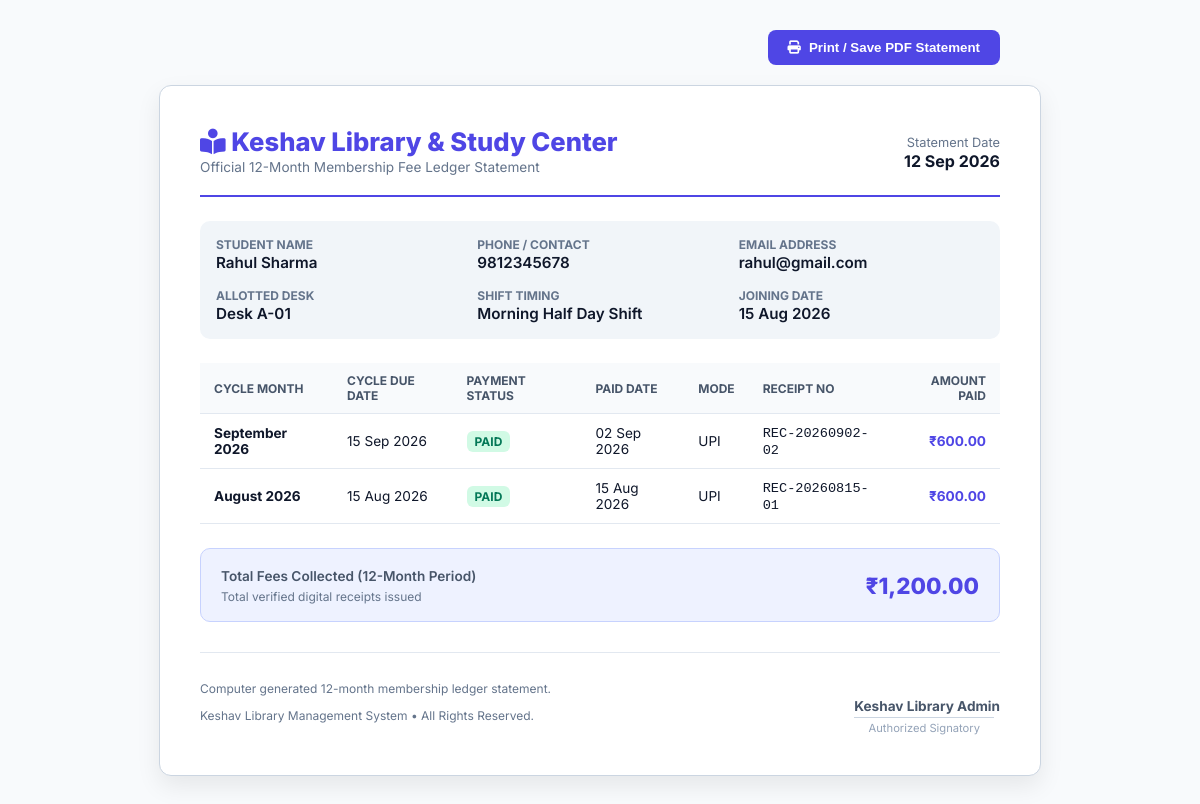
/receipt_statement.php (signed in), run on the app's committed database.
### tables this page shows
CREATE TABLE fee_payments (
        id INTEGER PRIMARY KEY AUTOINCREMENT,
        allocation_id INTEGER NOT NULL,
        user_id INTEGER NOT NULL,
        month_year TEXT NOT NULL, -- e.g., '2026-09'
        amount REAL NOT NULL,
        due_date DATE NOT NULL,
        paid_date DATE,
        payment_status TEXT NOT NULL DEFAULT 'pending', -- 'paid', 'pending', 'overdue'
        payment_mode TEXT, -- 'Cash', 'UPI', 'NetBanking', 'Card'
        receipt_no TEXT UNIQUE,
        remarks TEXT,
        created_at DATETIME DEFAULT CURRENT_TIMESTAMP,
        FOREIGN KEY (allocation_id) REFERENCES allocations(id) ON DELETE CASCADE,
        FOREIGN KEY (user_id) REFERENCES users(id) ON DELETE CASCADE
    );

### config/auth.php (called while the page is built, shortened)
<?php
function format_date($date_str) {
    return date('d M Y', strtotime($date_str));
}
?>

### receipt_statement.php (the view, shortened to what this page needs)
<?php
require_once __DIR__ . '/config/auth.php';
$student_id = (int)($_GET['user_id'] ?? 0);
if (isset($_SESSION['user_id'])) {
    $curr_user = current_user();
    if (!$student_id && $curr_user['role'] === 'student') {
        $student_id = $curr_user['id'];
    }
}
$stmt_stu = $pdo->prepare("
    SELECT u.*, a.id as allocation_id, a.start_date, s.seat_number, s.row_label, sh.name as shift_name, sh.fee_amount
    FROM users u
    LEFT JOIN allocations a ON u.id = a.user_id AND a.status = 'active'
    LEFT JOIN seats s ON a.seat_id = s.id
    LEFT JOIN shifts sh ON a.shift_id = sh.id
    WHERE u.id = ?
");
$stmt_stu->execute([$student_id]);
$student = $stmt_stu->fetch();
$stmt_pay = $pdo->prepare("
    SELECT fp.*
    FROM fee_payments fp
    WHERE fp.user_id = ?
    ORDER BY fp.due_date DESC, fp.id DESC
    LIMIT 12
");
$stmt_pay->execute([$student_id]);
$payments = $stmt_pay->fetchAll();
$total_paid = 0;
foreach ($payments as $p) {
    if ($p['payment_status'] === 'paid') {
        $total_paid += (float)$p['amount'];
    }
}
?>
<!DOCTYPE html>
<html lang="en">
<head>
    <link rel="stylesheet" href="https://cdnjs.cloudflare.com/ajax/libs/font-awesome/6.4.0/css/all.min.css">
</head>
<body>
    <div style="max-width: 800px; margin: 0 auto 20px auto; text-align: right;" class="no-print">
        <button onclick="window.print()" class="btn-print"><i class="fas fa-print"></i> Print / Save PDF Statement</button>
    </div>
    <div class="statement-card">
        <div class="header-brand">
            <div>
                <div class="title"><i class="fas fa-book-reader"></i> Keshav Library & Study Center</div>
                <div class="subtitle">Official 12-Month Membership Fee Ledger Statement</div>
            </div>
            <div style="text-align: right;">
                <span style="font-size: 0.8rem; color: #64748b;">Statement Date</span><br>
                <strong><?php echo date('d M Y'); ?></strong>
            </div>
        </div>
        <div class="info-grid">
            <div class="info-box">
                <label>Student Name</label>
                <span><?php echo htmlspecialchars($student['name']); ?></span>
            </div>
            <div class="info-box">
                <label>Phone / Contact</label>
                <span><?php echo htmlspecialchars($student['phone']); ?></span>
            </div>
            <div class="info-box">
                <label>Email Address</label>
                <span><?php echo htmlspecialchars($student['email']); ?></span>
            </div>
            <div class="info-box">
                <label>Allotted Desk</label>
                <span><?php echo $student['seat_number'] ? 'Desk ' . htmlspecialchars($student['seat_number']) : 'Not Allotted'; ?></span>
            </div>
            <div class="info-box">
                <label>Shift Timing</label>
                <span><?php echo htmlspecialchars($student['shift_name'] ?? 'N/A'); ?></span>
            </div>
            <div class="info-box">
                <label>Joining Date</label>
                <span><?php echo format_date($student['start_date']); ?></span>
            </div>
        </div>
        <table class="custom-table">
            <thead>
                <tr>
                    <th>Cycle Month</th>
                    <th>Cycle Due Date</th>
                    <th>Payment Status</th>
                    <th>Paid Date</th>
                    <th>Mode</th>
                    <th>Receipt No</th>
                    <th style="text-align: right;">Amount Paid</th>
                </tr>
            </thead>
            <tbody>
                <?php if (empty($payments)): ?>
                    <tr><td colspan="7" style="text-align: center; color: #64748b;">No payment records found.</td></tr>
                <?php else: ?>
                    <?php foreach ($payments as $p): ?>
                        <?php
                            $isPaid = $p['payment_status'] === 'paid';
                        ?>
                        <tr>
                            <td>
                                <strong><?php echo date('F Y', strtotime($p['month_year'] . '-01')); ?></strong>
                            </td>
                            <td><?php echo format_date($p['due_date']); ?></td>
                            <td>
                                <?php if ($isPaid): ?>
                                    <span class="badge badge-success">PAID</span>
                                <?php elseif ($p['payment_status'] === 'overdue'): ?>
                                    <span class="badge badge-danger">OVERDUE</span>
                                <?php else: ?>
                                    <span class="badge badge-warning">PENDING</span>
                                <?php endif; ?>
                            </td>
                            <td><?php echo $p['paid_date'] ? format_date($p['paid_date']) : '<span style="color:#94a3b8;">--</span>'; ?></td>
                            <td><?php echo htmlspecialchars($p['payment_mode'] ?? 'N/A'); ?></td>
                            <td><code><?php echo htmlspecialchars($p['receipt_no'] ?? 'N/A'); ?></code></td>
                            <td style="text-align: right; font-weight: 700; color: #4f46e5;">
                                ₹<?php echo number_format($p['amount'], 2); ?>
                            </td>
                        </tr>
                    <?php endforeach; ?>
                <?php endif; ?>
            </tbody>
        </table>
        <div class="summary-box">
            <div>
                <span style="font-size: 0.85rem; color: #475569; font-weight: 600;">Total Fees Collected (12-Month Period)</span><br>
                <span style="font-size: 0.75rem; color: #64748b;">Total verified digital receipts issued</span>
            </div>
            <div class="amount">
                ₹<?php echo number_format($total_paid, 2); ?>
            </div>
        </div>
        <div style="display: flex; justify-content: space-between; align-items: flex-end; margin-top: 30px; border-top: 1px solid #e2e8f0; padding-top: 16px;">
            <div style="font-size: 0.75rem; color: #64748b;">
                <p>Computer generated 12-month membership ledger statement.</p>
                <p style="margin-top: 2px;">Keshav Library Management System &bull; All Rights Reserved.</p>
            </div>
            <div style="text-align: center;">
                <div style="font-size: 0.85rem; font-weight: 700; color: #475569;">Keshav Library Admin</div>
                <div style="font-size: 0.7rem; color: #94a3b8; border-top: 1px solid #cbd5e1; padding-top: 3px; margin-top: 3px; width: 140px;">Authorized Signatory</div>
            </div>
        </div>
    </div>
</body>
</html>

### receipt_statement.php (style rules this page uses)
body { font-family: 'Inter', sans-serif; background: #f8fafc; color: #0f172a; padding: 30px 15px; margin: 0; }
.statement-card { max-width: 800px; margin: 0 auto; background: #ffffff; border-radius: 12px; padding: 40px; box-shadow: 0 10px 25px rgba(0,0,0,0.08); border: 1px solid #cbd5e1; }
.header-brand { display: flex; justify-content: space-between; align-items: center; border-bottom: 2px solid #4f46e5; padding-bottom: 20px; margin-bottom: 24px; }
.title { font-size: 1.6rem; font-weight: 800; color: #4f46e5; }
.subtitle { font-size: 0.85rem; color: #64748b; margin-top: 2px; }
.info-grid { display: grid; grid-template-columns: repeat(3, 1fr); gap: 16px; background: #f1f5f9; padding: 16px; border-radius: 10px; margin-bottom: 24px; }
.info-box label { font-size: 0.75rem; color: #64748b; text-transform: uppercase; font-weight: 700; display: block; }
.info-box span { font-size: 0.95rem; font-weight: 600; color: #0f172a; }
.custom-table { width: 100%; border-collapse: collapse; margin-bottom: 24px; }
.custom-table th, .custom-table td { padding: 10px 14px; border-bottom: 1px solid #e2e8f0; text-align: left; font-size: 0.85rem; }
.custom-table th { background: #f8fafc; color: #475569; font-weight: 700; text-transform: uppercase; font-size: 0.75rem; }
.badge { display: inline-block; padding: 3px 8px; border-radius: 6px; font-size: 0.75rem; font-weight: 700; }
.badge-success { background: #d1fae5; color: #047857; }
.summary-box { display: flex; justify-content: space-between; align-items: center; background: #eef2ff; border: 1px solid #c7d2fe; padding: 16px 20px; border-radius: 10px; margin-bottom: 30px; }
.summary-box .amount { font-size: 1.4rem; font-weight: 800; color: #4f46e5; }
.btn-print { background: #4f46e5; color: #fff; padding: 10px 20px; border: none; border-radius: 8px; font-weight: 600; cursor: pointer; text-decoration: none; display: inline-flex; align-items: center; gap: 8px; }

### data on the page
fee_payments: month_year "September 2026", due_date "15 Sep 2026", payment_status "PAID", paid_date "02 Sep 2026", payment_mode "UPI", receipt_no "REC-20260902-02", amount "600.00"
fee_payments: month_year "August 2026", due_date "15 Aug 2026", payment_status "PAID", paid_date "15 Aug 2026", payment_mode "UPI", receipt_no "REC-20260815-01", amount "600.00"

### other printed values
$student['name'] "Rahul Sharma"
$student['phone'] "9812345678"
$student['email'] "rahul@gmail.com"
$student['seat_number'] "A-01"
$student['shift_name'] "Morning Half Day Shift"
format_date($student['start_date']) "15 Aug 2026"
$total_paid "1,200.00"
